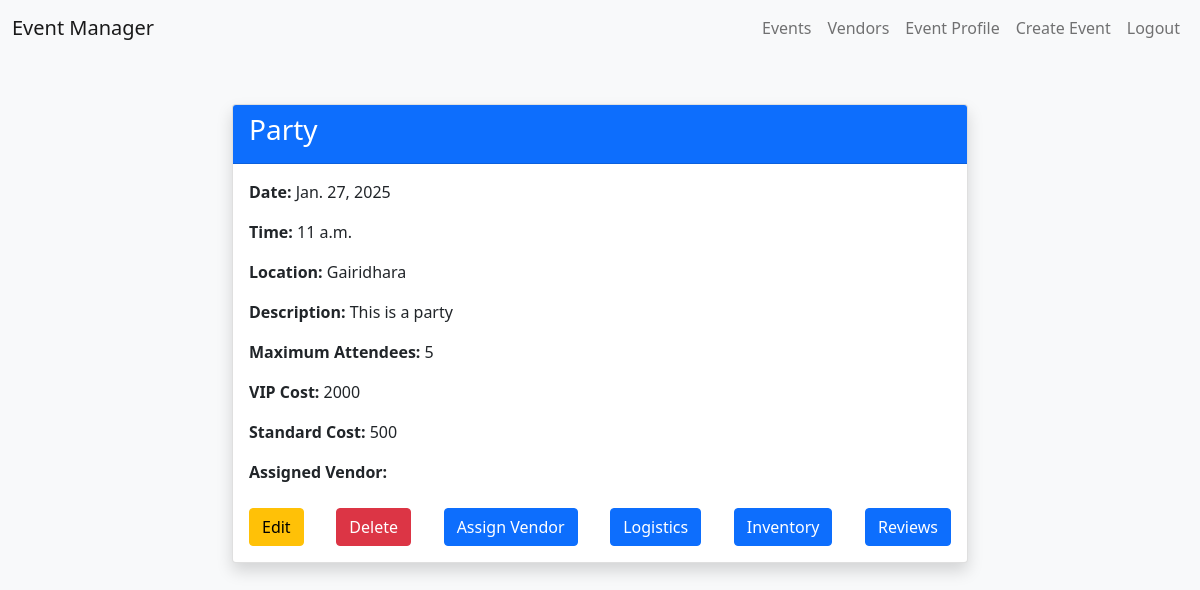
Before: /event-details/2/ (signed in) with the older database file.
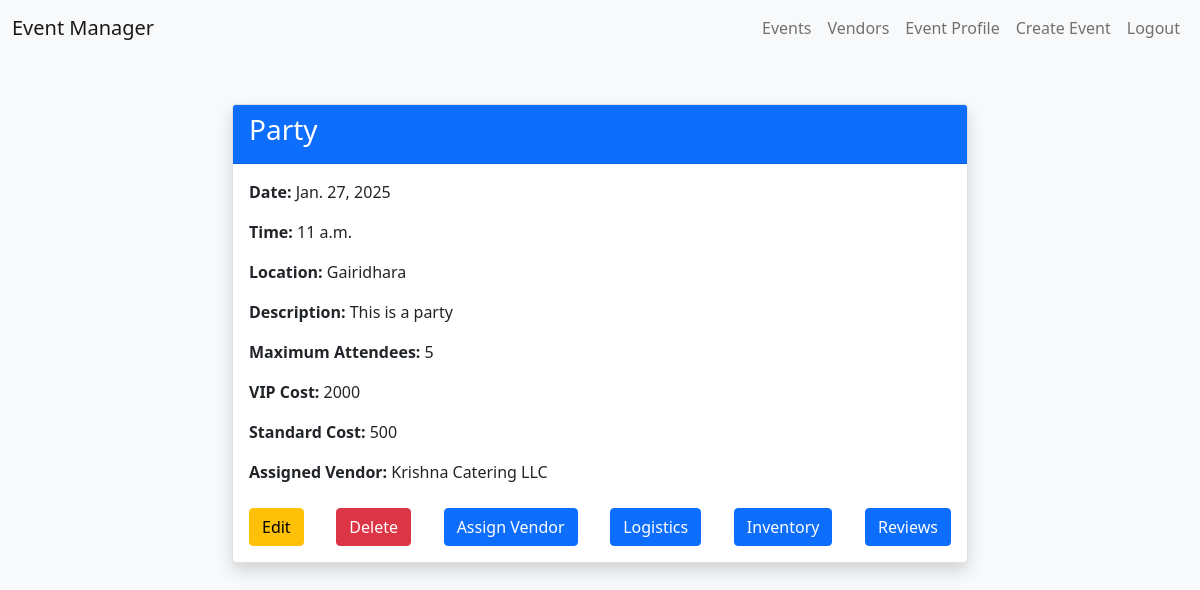
After: the same page with the newer database file.
### base/models.py (models this page shows, shortened)
class Vendor(models.Model):
    name = models.CharField(max_length=100)
    services_offered = models.TextField()
    pricing = models.DecimalField(max_digits=10, decimal_places=2)
    contact_info = models.CharField(max_length=100)
    website = models.URLField(null=True)
    categories = models.ManyToManyField('VendorCategory')
    is_approved = models.BooleanField(default=False)
    is_available = models.BooleanField(default=True)

### base/views.py (the view)
# urls.py: path('event-details/<int:pk>/', views.EventDetailView.as_view(), name='event-details'),
class EventDetailView(DetailView):
    model = Event
    template_name = 'eventDetails.html'
    def get_context_data(self, **kwargs):
        context = super().get_context_data(**kwargs)
        event = self.get_object()
        context['is_user_registered'] = EventRegistration.objects.filter(
            event=event,
            client=self.request.user
        ).exists()
        vendor_assignment = VendorAssignment.objects.filter(event=event).first()
        context['assigned_vendors'] = vendor_assignment.vendor.name if vendor_assignment else ''
        return context

### base/templatetags/events.py (called while the page is built)
@register.filter(name='is_EventPlanner')
def is_EventPlanner(user):
    return user.groups.filter(name='Event Planner').exists()

@register.filter(name='is_Admin')
def is_Admin(user):
    return user.groups.filter(name='Admin').exists()

@register.filter(name='is_Vendor')
def is_Vendor(user):
    return user.groups.filter(name='Vendor').exists()

### templates/eventDetails.html (shortened to what this page needs)
{% load events %}
<!DOCTYPE html>
<html lang="en">
<head>
    <link href="https://cdn.jsdelivr.net/npm/bootstrap@5.0.2/dist/css/bootstrap.min.css" rel="stylesheet">
</head>
<body class="bg-light">
    {% include 'navbar.html' %}
    <div class="container mt-5">
        <div class="row justify-content-center">
            <div class="col-md-8">
                <div class="card shadow">
                    <div class="card-header bg-primary text-white">
                        <h3>{{ event.name }}</h3>
                    </div>
                    <div class="card-body">
                        <p><strong>Date:</strong> {{ event.date }}</p>
                        <p><strong>Time:</strong> {{ event.time }}</p>
                        <p><strong>Location:</strong> {{ event.location }}</p>
                        <p><strong>Description:</strong> {{ event.description }}</p>
                        <p><strong>Maximum Attendees:</strong> {{ event.max_attendees }}</p>
                        <p><strong>VIP Cost:</strong> {{ event.vip_cost }}</p>
                        <p><strong>Standard Cost:</strong> {{ event.standard_cost }}</p>
                        <p><strong>Assigned Vendor:</strong> {{ assigned_vendors }}</p>
                        <div class="d-flex justify-content-between mt-4">
                            {% if user|is_EventPlanner or user|is_Admin %}
                            <a href="{% url 'event-update' event.id %}" class="btn btn-warning">Edit</a>
                            <a href="{% url 'event-delete' event.id %}" class="btn btn-danger">Delete</a>
                            <a href="{% url 'assign-vendor' event.id %}" class="btn btn-primary">Assign Vendor</a>
                            <a href="{% url 'logistics' event.id %}" class="btn btn-primary">Logistics</a>
                            <a href="{% url 'inventory' event.id %}" class="btn btn-primary">Inventory</a>
                            {% endif %}
                            <a href="{% url 'event-reviews' event.id %}" class="btn btn-primary">Reviews</a>
                        </div>
                    </div>
                </div>
            </div>
        </div>
    </div>
</body>
</html>

Changed rows visible on the page:
added Vendor: name "Krishna Catering LLC"
